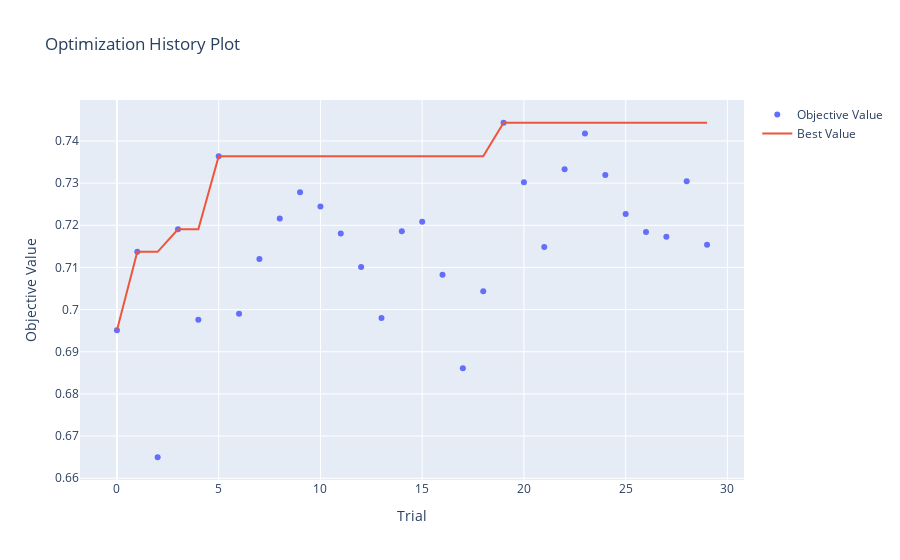

Here is the notebook cell this chart was saved with:
### Code cell
optuna.visualization.plot_optimization_history(study_gb).show()

### Figure 1 — Plotly figure (JSON) as saved in the notebook; plotly's stock layout.template omitted (floating-point values rounded to 4 significant figures)
{"data": [{"mode": "markers", "name": "Objective Value", "type": "scatter", "x": [0, 1, 2, 3, 4, 5, 6, 7, 8, 9, 10, 11, 12, 13, 14, 15, 16, 17, 18, 19, 20, 21, 22, 23, 24, 25, 26, 27, 28, 29], "y": [0.6951, 0.7137, 0.665, 0.719, 0.6976, 0.7364, 0.699, 0.712, 0.7216, 0.7278, 0.7244, 0.7181, 0.7101, 0.698, 0.7186, 0.7208, 0.7082, 0.6861, 0.7044, 0.7443, 0.7302, 0.7148, 0.7333, 0.7418, 0.7319, 0.7227, 0.7184, 0.7173, 0.7304, 0.7154]}, {"mode": "lines", "name": "Best Value", "type": "scatter", "x": [0, 1, 2, 3, 4, 5, 6, 7, 8, 9, 10, 11, 12, 13, 14, 15, 16, 17, 18, 19, 20, 21, 22, 23, 24, 25, 26, 27, 28, 29], "y": [0.6951, 0.7137, 0.7137, 0.719, 0.719, 0.7364, 0.7364, 0.7364, 0.7364, 0.7364, 0.7364, 0.7364, 0.7364, 0.7364, 0.7364, 0.7364, 0.7364, 0.7364, 0.7364, 0.7443, 0.7443, 0.7443, 0.7443, 0.7443, 0.7443, 0.7443, 0.7443, 0.7443, 0.7443, 0.7443]}, {"marker": {"color": "#cccccc"}, "mode": "markers", "name": "Infeasible Trial", "showlegend": false, "type": "scatter", "x": [], "y": []}], "layout": {"title": {"text": "Optimization History Plot"}, "xaxis": {"title": {"text": "Trial"}}, "yaxis": {"title": {"text": "Objective Value"}}}}
